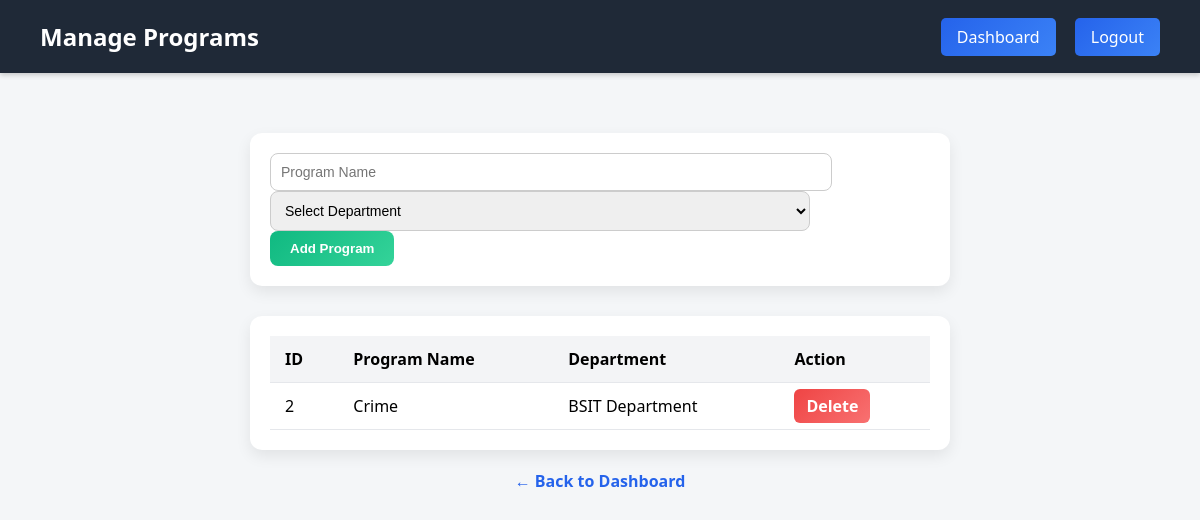
Page /manage_programs.php (signed in) on the committed database.
### tables this page shows
CREATE TABLE `programs` (
  `id` int(11) NOT NULL,
  `department_id` int(11) NOT NULL,
  `name` varchar(100) NOT NULL
);

CREATE TABLE `departments` (
  `id` int(11) NOT NULL,
  `name` varchar(100) NOT NULL
);

### manage_programs.php (the view, shortened to what this page needs)
<?php
include 'database.php';
$result = $conn->query("
    SELECT p.id, p.name, d.name AS department_name
    FROM programs p
    LEFT JOIN departments d ON p.department_id = d.id
    ORDER BY d.name ASC, p.name ASC
");
?>
<!DOCTYPE html>
<html lang="en">
<head>
</head>
<body>
<header>
    <h2>Manage Programs</h2>
    <nav>
        <a href="dashboard.php">Dashboard</a>
        <a href="logout.php">Logout</a>
    </nav>
</header>
<div class="container">
    <div class="card">
        <form method="POST">
            <input type="text" name="name" placeholder="Program Name" required>
            <select name="department" required>
                <option value="">Select Department</option>
            </select>
            <button type="submit" name="add">Add Program</button>
        </form>
    </div>
    <div class="table-card">
        <table>
            <tr>
                <th>ID</th>
                <th>Program Name</th>
                <th>Department</th>
                <th>Action</th>
            </tr>
            <?php if($result->num_rows > 0): ?>
                <?php while($row = $result->fetch_assoc()): ?>
                    <tr>
                        <td><?php echo $row['id']; ?></td>
                        <td><?php echo $row['name']; ?></td>
                        <td><?php echo $row['department_name']; ?></td>
                        <td>
                            <a href="manage_programs.php?delete=<?php echo $row['id']; ?>" onclick="return confirm('Delete this program?')" class="delete-btn">Delete</a>
                        </td>
                    </tr>
                <?php endwhile; ?>
            <?php else: ?>
                <tr><td colspan="4" style="text-align:center;">No programs found.</td></tr>
            <?php endif; ?>
        </table>
    </div>
    <a href="dashboard.php" class="back-link">← Back to Dashboard</a>
</div>
</body>
</html>

### manage_programs.php (style rules this page uses)
body { font-family: 'Segoe UI', Tahoma, Geneva, Verdana, sans-serif; background-color: #f4f6f8; margin: 0; padding: 0; }
header { background-color: #1f2937; color: #fff; padding: 20px 40px; display: flex; justify-content: space-between; align-items: center; box-shadow: 0 2px 5px rgba(0,0,0,0.2); }
header h2 { margin:0; font-size:1.5rem; }
header nav a { margin-left: 15px; padding: 8px 16px; border-radius: 5px; background: linear-gradient(135deg, #2563eb, #3b82f6); color: #fff; text-decoration: none; }
.container { max-width: 700px; margin: 40px auto; padding: 20px; }
.card { background-color: #fff; padding: 20px; border-radius: 12px; box-shadow: 0 6px 15px rgba(0,0,0,0.08); margin-bottom: 30px; }
.card form input[type="text"], .card form select { width: calc(100% - 120px); padding: 10px; border-radius: 8px; border: 1px solid #ccc; font-size: 14px; margin-right: 10px; }
.card form button { padding: 10px 20px; background: linear-gradient(135deg, #10b981, #34d399); color: #fff; border: none; border-radius: 8px; font-weight: bold; cursor: pointer; transition: 0.3s; }
.table-card { background-color: #fff; padding: 20px; border-radius: 12px; box-shadow: 0 6px 15px rgba(0,0,0,0.08); overflow-x: auto; }
table { width: 100%; border-collapse: collapse; }
table th, table td { padding: 12px 15px; text-align: left; border-bottom: 1px solid #e5e7eb; }
table th { background-color: #f3f4f6; font-weight: 600; }
.delete-btn { padding: 6px 12px; background: linear-gradient(135deg, #ef4444, #f87171); color: #fff; border-radius: 6px; text-decoration: none; font-weight: bold; transition: 0.3s; }
.back-link { display: block; text-align: center; margin-top: 20px; color: #2563eb; font-weight: bold; text-decoration: none; }

### rows in the picture
programs: id "2", name "Crime", department.name "BSIT Department"
